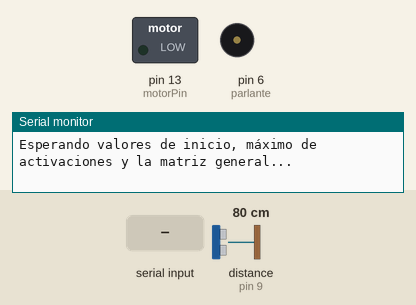
This sketch was run on a simulated Arduino Uno, built with avr-gcc and run on an emulated ATmega328P. Parts: switched loads named in the sketch (green lamp = pin HIGH), buzzer (waves = sounding), the last lines printed to the serial monitor. Dashed ring = blinking. The test bench sets the inputs (shaded band); at power-on: distance to the obstacle (sensor on pin 9) 80 cm. The echo pulse lasts 58.3 µs per cm; pins used as bus, display or sensor lines are not drawn.

Above: at 0.8 s.
0.9 s: "90,45,200\n" received over Serial
At 2.8 s:
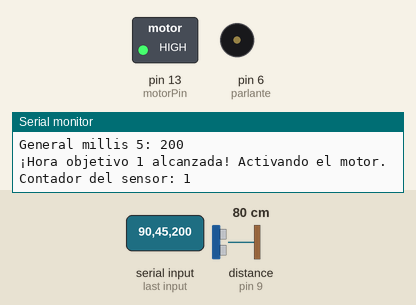
At 7.4 s:
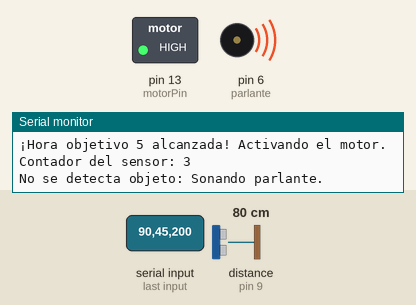
Timing chart, 0 to 9.9 s (numbered marks = the images above; inputs shaded):
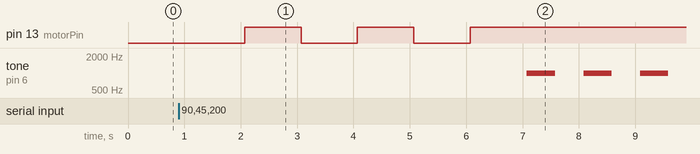

Measured:
- after the input at 0.9 s, pin 13 (motorPin): alternates HIGH for 1.0 s and LOW for 1.0 s, 5 changes in all, then stays HIGH, starting after 1.2 s; tone on pin 6 (parlante): alternates 1000 Hz for 0.50 s and silent for 0.51 s, starting after 6.2 s

The sketch:

motores_parlantes.ino
```cpp
// Variables globales
unsigned long inicio_millis = 0;  // Tiempo inicial sincronizado
unsigned long tiempo_espera = 3600000; // Tiempo de espera para volver a activar el sensor
unsigned long periodo_restringido = 900000; // Tiempo de inactividad de los sensores

// Pines del HC-SR04
const int trigPin = 10;   // Pin Trig del sensor
const int echoPin = 9;    // Pin Echo del sensor

// Pines del motor y el parlante
const int motorPin = 13;  // Pin del motor
const int parlante = 6;   // Pin del parlante

// Umbral de distancia en centímetros
const int distanciaUmbral = 20;

// Variables de control
bool enEspera = false;    // Controla el tiempo de espera después de encender el motor
int contador_sensor = 0;  // Contador de activaciones del sensor
int max_activaciones = 0; // Máximo de activaciones permitidas

// Variables para los valores recibidos
unsigned long general_millis_1 = 0;
unsigned long general_millis_2 = 0;
unsigned long general_millis_3 = 0;
unsigned long general_millis_4 = 0;
unsigned long general_millis_5 = 0;

void setup() {
  // Configuración de pines
  pinMode(trigPin, OUTPUT);
  pinMode(echoPin, INPUT);
  pinMode(motorPin, OUTPUT);
  pinMode(parlante, OUTPUT);
  digitalWrite(motorPin, LOW);

  // Inicia comunicación serie
  Serial.begin(9600);
  while (!Serial) {
    ; // Espera a que el puerto serie esté disponible
  }

  // Leer los valores iniciales desde el puerto serie
  Serial.println("Esperando valores de inicio, máximo de activaciones y la matriz general...");
  while (Serial.available() == 0) {
    // Espera hasta que haya datos disponibles
  }

  // Leer el mensaje y dividir los valores recibidos
  String mensaje = Serial.readStringUntil('\n');
  int separador1 = mensaje.indexOf(','); // Encuentra la primera coma
  int separador2 = mensaje.indexOf(',', separador1 + 1); // Encuentra la segunda coma
  int separador3 = mensaje.indexOf(',', separador2 + 1); // Encuentra la tercera coma
  int separador4 = mensaje.indexOf(',', separador3 + 1); // Encuentra la cuarta coma
  int separador5 = mensaje.indexOf(',', separador4 + 1); // Encuentra la quinta coma

  if (separador1 != -1 && separador5 != -1) {
    // Extraer y convertir los valores
    inicio_millis = mensaje.substring(0, separador1).toInt();
    max_activaciones = mensaje.substring(separador1 + 1, separador2).toInt();

    // Extraer los valores de la matriz general
    general_millis_1 = mensaje.substring(separador2 + 1, separador3).toInt();
    general_millis_2 = mensaje.substring(separador3 + 1, separador4).toInt();
    general_millis_3 = mensaje.substring(separador4 + 1, separador5).toInt();
    general_millis_4 = mensaje.substring(separador5 + 1, mensaje.indexOf(',', separador5 + 1)).toInt();
    general_millis_5 = mensaje.substring(mensaje.lastIndexOf(',') + 1).toInt();

    // Imprimir los valores recibidos para verificación
    Serial.print("Inicio sincronizado: ");
    Serial.println(inicio_millis);
    Serial.print("Máximo de activaciones: ");
    Serial.println(max_activaciones);
    Serial.print("General millis 1: ");
    Serial.println(general_millis_1);
    Serial.print("General millis 2: ");
    Serial.println(general_millis_2);
    Serial.print("General millis 3: ");
    Serial.println(general_millis_3);
    Serial.print("General millis 4: ");
    Serial.println(general_millis_4);
    Serial.print("General millis 5: ");
    Serial.println(general_millis_5);
  } else {
    Serial.println("Error: Formato inválido.");
  }
}

void loop() {
  // Calcula el tiempo actual en milisegundos desde el inicio del día
  unsigned long tiempo_actual = millis() + inicio_millis;

  if ((tiempo_actual >= general_millis_1 - periodo_restringido && tiempo_actual < general_millis_1) ||
      (tiempo_actual >= general_millis_2 - periodo_restringido && tiempo_actual < general_millis_2) ||
      (tiempo_actual >= general_millis_3 - periodo_restringido && tiempo_actual < general_millis_3) ||
      (tiempo_actual >= general_millis_4 - periodo_restringido && tiempo_actual < general_millis_4) ||
      (tiempo_actual >= general_millis_5 - periodo_restringido && tiempo_actual < general_millis_5)) {
    Serial.println("Tiempo restringido: El motor está apagado.");
    digitalWrite(motorPin, HIGH); // Asegura que el motor esté apagado
    noTone(parlante);             // Asegura que el parlante esté apagado
    return;  // Salir de la función loop para evitar ejecutar el resto del código
  }


  // Verificar si el tiempo actual coincide con los tiempos objetivos de la matriz general
  if (tiempo_actual >= general_millis_1 && tiempo_actual < general_millis_1 + 1000) {
    Serial.println("¡Hora objetivo 1 alcanzada! Activando el motor.");
    digitalWrite(motorPin, LOW); // Encender el motor
    noTone(parlante);           // Asegurarse de que el parlante esté apagado
    delay(1000);                // Mantener el motor encendido por 1 segundo
    digitalWrite(motorPin, HIGH); // Apagar el motor

    // Incrementar el contador
    contador_sensor += 1;
    Serial.print("Contador del sensor: ");
    Serial.println(contador_sensor);

    // Asegurarse de no ejecutar este bloque más de una vez por coincidencia
    delay(1000); // Pausa breve para evitar múltiples activaciones
  }

  // Repetir para los otros tiempos objetivos
  if (tiempo_actual >= general_millis_2 && tiempo_actual < general_millis_2 + 1000) {
    Serial.println("¡Hora objetivo 2 alcanzada! Activando el motor.");
    digitalWrite(motorPin, LOW); // Encender el motor
    noTone(parlante);           // Asegurarse de que el parlante esté apagado
    delay(1000);                // Mantener el motor encendido por 1 segundo
    digitalWrite(motorPin, HIGH); // Apagar el motor

    // Incrementar el contador
    contador_sensor += 1;
    Serial.print("Contador del sensor: ");
    Serial.println(contador_sensor);

    delay(1000); // Pausa breve para evitar múltiples activaciones
  }

  if (tiempo_actual >= general_millis_3 && tiempo_actual < general_millis_3 + 1000) {
    Serial.println("¡Hora objetivo 3 alcanzada! Activando el motor.");
    digitalWrite(motorPin, LOW); // Encender el motor
    noTone(parlante);           // Asegurarse de que el parlante esté apagado
    delay(1000);                // Mantener el motor encendido por 1 segundo
    digitalWrite(motorPin, HIGH); // Apagar el motor

    // Incrementar el contador
    contador_sensor += 1;
    Serial.print("Contador del sensor: ");
    Serial.println(contador_sensor);

    delay(1000); // Pausa breve para evitar múltiples activaciones
  }

  if (tiempo_actual >= general_millis_4 && tiempo_actual < general_millis_4 + 1000) {
    Serial.println("¡Hora objetivo 4 alcanzada! Activando el motor.");
    digitalWrite(motorPin, LOW); // Encender el motor
    noTone(parlante);           // Asegurarse de que el parlante esté apagado
    delay(1000);                // Mantener el motor encendido por 1 segundo
    digitalWrite(motorPin, HIGH); // Apagar el motor

    // Incrementar el contador
    contador_sensor += 1;
    Serial.print("Contador del sensor: ");
    Serial.println(contador_sensor);

    delay(1000); // Pausa breve para evitar múltiples activaciones
  }

  if (tiempo_actual >= general_millis_5 && tiempo_actual < general_millis_5 + 1000) {
    Serial.println("¡Hora objetivo 5 alcanzada! Activando el motor.");
    digitalWrite(motorPin, LOW); // Encender el motor
    noTone(parlante);           // Asegurarse de que el parlante esté apagado
    delay(1000);                // Mantener el motor encendido por 1 segundo
    digitalWrite(motorPin, HIGH); // Apagar el motor

    // Incrementar el contador
    contador_sensor += 1;
    Serial.print("Contador del sensor: ");
    Serial.println(contador_sensor);

    delay(1000); // Pausa breve para evitar múltiples activaciones
  }

  // Verifica si está fuera del periodo restringido
  if (tiempo_actual < general_millis_1 - periodo_restringido || tiempo_actual >= general_millis_5 + tiempo_espera) {
    if (!enEspera) {
      // Verifica si no se ha alcanzado el máximo de activaciones
      if (contador_sensor < max_activaciones) {
        // Enviar un pulso desde el pin Trig
        digitalWrite(trigPin, LOW);
        delayMicroseconds(2);
        digitalWrite(trigPin, HIGH);
        delayMicroseconds(10);
        digitalWrite(trigPin, LOW);

        // Leer el tiempo del pulso reflejado en el pin Echo
        long duracion = pulseIn(echoPin, HIGH);

        // Calcular la distancia en centímetros
        int distancia = duracion * 0.034 / 2;

        if (distancia > 0 && distancia <= distanciaUmbral) {
          // Se detecta un objeto dentro del rango
          Serial.println("Objeto detectado: Motor encendido.");
          digitalWrite(motorPin, LOW); // Encender el motor
          noTone(parlante);           // Apagar el parlante
          delay(1000);                // Mantener el motor encendido 1 segundo
          digitalWrite(motorPin, HIGH); // Apagar el motor
          contador_sensor += 1;  // Incrementar el contador de activaciones

          // Enviar el contador al monitor serie
          Serial.print("Contador del sensor: ");
          Serial.println(contador_sensor);

          // Entrar en estado de espera
          enEspera = true;
          Serial.println("Esperando 5 segundos para permitir otra señal.");
          delay(5000); // Tiempo de espera
          enEspera = false;
        } else {
          // No se detecta un objeto dentro del rango
          Serial.println("No se detecta objeto: Sonando parlante.");
          digitalWrite(motorPin, HIGH); // Asegura que el motor esté apagado
          tone(parlante, 1000);         // Sonar el parlante (1000 Hz)
          delay(500);                   // Sonar durante 500 ms
          noTone(parlante);             // Apagar el parlante
          delay(500);                   // Pausa de 500 ms
        }
      } else {
        // Se ha alcanzado el máximo de activaciones
        Serial.println("Máximo de activaciones alcanzado. Motor deshabilitado.");
        digitalWrite(motorPin, HIGH); // Asegura que el motor esté apagado
        noTone(parlante);             // Asegura que el parlante esté apagado
      }
    } else {
      // Si está en espera, no realiza detecciones
      delay(100);
    }
  } else {
    // Verifica si ya pasó el periodo de espera
    if (tiempo_actual >= general_millis_5 + tiempo_espera) {
      enEspera = false; // Reinicia el estado para permitir nuevas detecciones
      Serial.println("Tiempo límite alcanzado: Sistema listo para reanudar.");
    } else {
      // Mantener en espera
      Serial.println("Sistema en espera debido al periodo restringido.");
      digitalWrite(motorPin, HIGH); // Asegura que el motor esté apagado
      noTone(parlante);            // Apaga el parlante (por si está activo)
    }
  }
}
```
